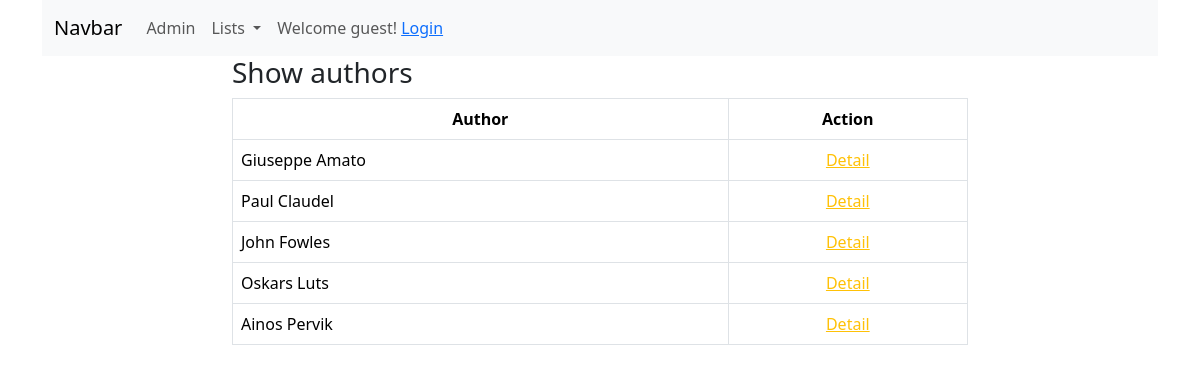
The app's page /booksapp/author_list/, older data.
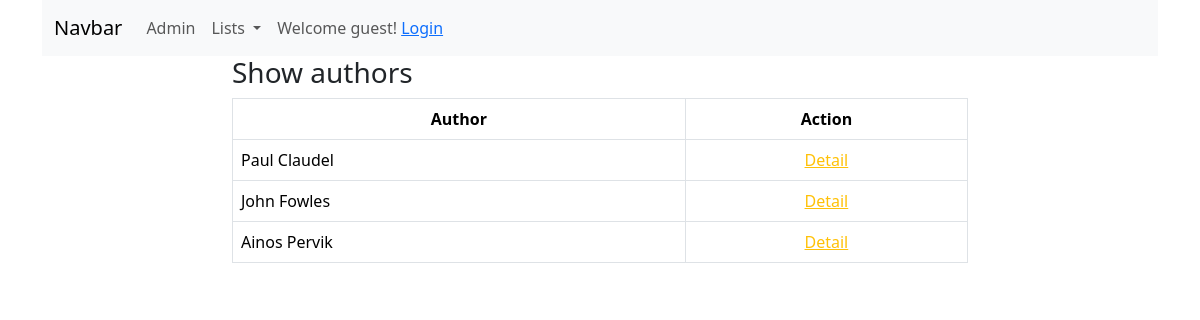
The same page, newer data.
### booksapp/models.py (models this page shows, shortened)
class Author(models.Model):
    firstname = models.CharField(max_length=25, validators=[MinLengthValidator(2)])
    lastname = models.CharField(max_length=25, validators=[MinLengthValidator(2)])
    birth = models.DateField(null=True, blank=True)
    country = models.ForeignKey(Country, on_delete=models.SET_NULL, null=True)
    class Meta:
        ordering = ['lastname', 'firstname']
    def fullname(self):
        return f'{self.firstname} {self.lastname}'

### booksapp/views.py (the view)
# urls.py: path('author_list/', views.AuthorListView.as_view(), name='author_list'),  # Author List View
class AuthorListView(ListView):
    model = Author

### booksapp/templates/booksapp/author_list.html (shortened to what this page needs)
{% extends 'base.html' %}
{% block content %}
    <div class="row">
        <div class="col-8 mx-auto">
            <h3>Show authors</h3>
            <table class="table table-bordered table-hoover">
                <thead>
                <tr class="text-center">
                    <th>Author</th>
                    <th>Action</th>
                </tr>
                </thead>
                <tbody>
                    {% for author in object_list %}
                        <tr>
                            <td>{{ author.fullname }}</td>
                            <td class="text-center">
                                <a href="{% url 'booksapp:author_detail' pk=author.id %}" class="text-warning">Detail</a>
                            </td>
                        </tr>
                    {% endfor %}
                </tbody>
            </table>
        </div>
    </div>
{% endblock %}

### templates/base.html (shortened to what this page needs)
<!doctype html>
<html lang="en">
<head>
    <link href="https://cdn.jsdelivr.net/npm/bootstrap@5.3.2/dist/css/bootstrap.min.css" rel="stylesheet">
</head>
<body>
    <div class="container">
        {% include 'menu.html' %}
    </div>
    <div class="container">
        {% block content %}
        {% endblock %}
    </div>
</body>
</html>

### templates/menu.html (shortened to what this page needs)
<nav class="navbar navbar-expand-lg bg-body-tertiary">
  <div class="container-fluid">
    <a class="navbar-brand" href="{% url 'booksapp:index' %}">Navbar</a>
    <div class="collapse navbar-collapse" id="navbarNavDropdown">
      <ul class="navbar-nav">
        <li class="nav-item">
          <a class="nav-link" href="/admin">Admin</a>
        </li>
          <li class="nav-item dropdown">
          <a class="nav-link dropdown-toggle" href="#" role="button" data-bs-toggle="dropdown" aria-expanded="false">
            Lists
          </a>
        </li>
           {% if user.is_authenticated %}
        <span class="nav-link">Welcome {{ user.username }}! <a href="{% url 'logout' %}">Logout</a></span>
        {% else %}
        <span class="nav-link">Welcome guest! <a href="{% url 'login' %}">Login</a></span>
    {% endif %}
      </ul>
    </div>
  </div>
</nav>

Row changes from the older to the newer data that the page shows:
removed Author: fullname "Giuseppe Amato"
removed Author: fullname "Oskars Luts"
